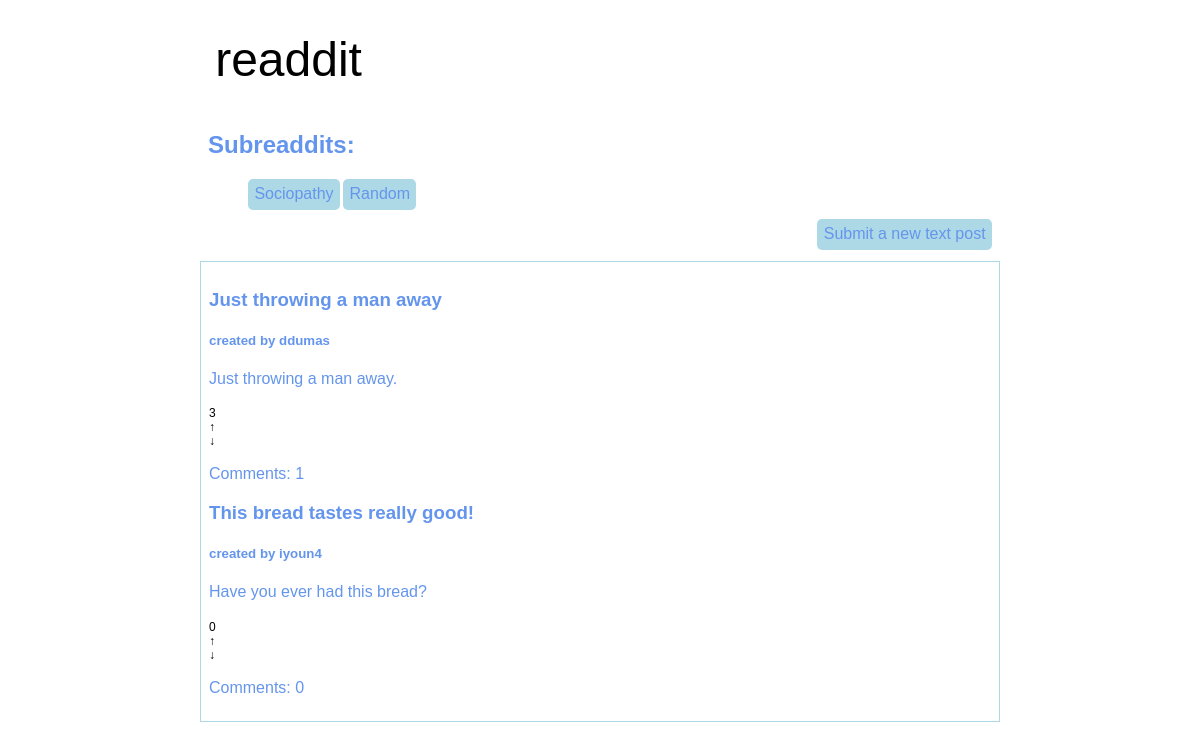
The page /r/Random/ on the database its author committed.
### tables this page shows
CREATE TABLE posts (
    poid INTEGER PRIMARY KEY,
    title TEXT NOT NULL,
    description TEXT NOT NULL,
    user TEXT NOT NULL,
    created_ts REAL NOT NULL,
    votes REAL,
    subreaddit TEXT NOT NULL
);

### old_readdit.py (the view)
@app.route("/r/<subreaddit>/")
def show_subreaddit(subreaddit):
    con = sqlite3.connect(DB_FILE) #connects to the databse
    res = con.execute( #gets data about all posts that are under specified subreaddit
        """
        SELECT poid, title, description, user, created_ts, votes, subreaddit
        FROM posts
        WHERE subreaddit = ?
        ORDER BY votes DESC;
        """,
        (subreaddit,),
    )
    res_subreaddit = con.execute( #gets data about all subreaddits by descreasing order by votes
        """
        SELECT subreaddit
        FROM posts
        ORDER BY votes DESC;
        """
    )
    posts_data = []
    subreaddit_data = []
    for row in res: # for each row in the result, takes information and assigns each column to a key in a dictionary
        res_COM = con.execute(
        '''
        SELECT COUNT(*) FROM comments where poid =?;
        ''',
        (row[0],),
    )
        d = {
            'poid': row[0],
            'title': row[1],
            'description': row[2],
            'user': row[3],
            'created_ts': row[4],
            'votes': int(row[5]),
            'comments': res_COM.fetchone()[0]
        }
        posts_data.append(d)
    for row in res_subreaddit:
        subreaddit_data.append(row[0]) #adds subreaddit data to the lsit subreaddit_data
    con.close()
    return flask.render_template(
        'old_readdit.html',
        posts_data = posts_data,
        subreaddit_data = set(subreaddit_data) #converts list to a set so that it doesn't relist any subreaddits
    )

### templates/old_readdit.html (shortened to what this page needs)
<!doctype html>
<html>
<head>
    <link rel="stylesheet" href = '/static/old_readdit.css'>
</head>
<body>
    <div class="logo-header">
        <h1><a href='/'>readdit</a></h1>
    </div>
    <div class = "subreaddit-bar">
        <h2>Subreaddits:</h2>
        <ul>
            {% for subreaddit in subreaddit_data %}
            <li class = 'subreaddit-btn'><a href="/r/{{ subreaddit }}/">{{ subreaddit }}</a></li>
            {% endfor %}
        </ul>
    </div>
    <div class="submit-post">
        <ul>
            <li class="btn submit"><a href="/newpost/">Submit a new text post</a></li>
        </ul>
    </div>
    <br>
    <div class="post-list">
        {% for post in posts_data %}
        <div class="post">
            <h3 class="post-title"><a href='/post/{{ post["poid"] }}/'>{{post['title']}}</a></h3>
            <h5 class="post-metadata">created by {{post['user']}}</h5>
            <p class="post-description">{{post['description']}}</p>
            <ul>
                <li class ="vote">{{post["votes"]}}</li>
                <li class="btn vote"><a href="/post/{{ post["poid"] }}/upvote/">↑</a></li>
                <li class="btn vote"><a href="/post/{{ post["poid"] }}/downvote/">↓</a></li>
            </ul>
            <p class="post-comments">Comments: {{post['comments']}}</p>
        </div>
        {% endfor %}
    </div>
</body>
</html>

### static/old_readdit.css (style rules this page uses)
body { font-family: "Helvetica", sans-serif; max-width: 50rem; padding: 1em; margin: auto; background: white; color: cornflowerblue; }
body>div { padding: 0.5em; margin-top: 0.5em; margin-bottom: 0.5em; }
div.logo-header { text-align: left; overflow: auto; background: none; color: black; }
div.logo-header a { text-decoration: none; color: inherit; }
.post-title a { text-decoration: none; color: inherit; }
.post-list { border: 1px solid lightblue; }
div.submit-post a { text-decoration: none; color: inherit; background-color: lightblue; border-radius: 5px; padding: 0.4em; float: right; }
div.submit-post li { list-style-type: none; }
div.logo-header h1 { font-family: 'Nunito', sans-serif; font-weight: normal; font-size: 36pt; display: inline-block; width: auto; margin: auto; padding-top: 0; padding-bottom: 0; padding-left: 0.15em; padding-right: 0.3em; }
.post ul { padding-top: 0.1em; padding: 0; margin: 0; margin-top: 0.2em; font-size: 80%; display: inline-block; text-transform: uppercase; font-variant: small-caps; font-size: 75%; }
.vote { color: black; }
.post li { list-style-type: none; }
.post li a { text-decoration: none; color: inherit; }
.subreaddit-btn { float: left; list-style: none; text-align: center; padding: 0.4em; margin-right: 0.2em; background-color: lightblue; color: cornflowerblue; border-radius: 5px; }
.subreaddit-btn a { text-decoration: none; color: inherit; }

### rows shown on the page
posts: subreaddit "Sociopathy"
posts: subreaddit "Random", title "Just throwing a man away", user "ddumas", description "Just throwing a man away.", votes "3", comments "1"
posts: title "This bread tastes really good!", user "iyoun4", description "Have you ever had this bread?", votes "0", comments "0"
